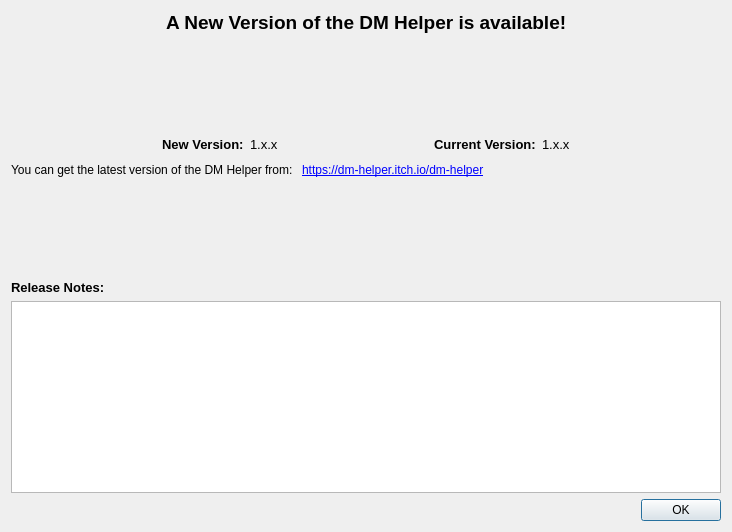
<?xml version="1.0" encoding="UTF-8"?>
<ui version="4.0">
 <class>PresentUpdateDialog</class>
 <widget class="QDialog" name="PresentUpdateDialog">
  <property name="geometry">
   <rect>
    <x>0</x>
    <y>0</y>
    <width>732</width>
    <height>532</height>
   </rect>
  </property>
  <property name="windowTitle">
   <string/>
  </property>
  <layout class="QVBoxLayout" name="verticalLayout">
   <item>
    <layout class="QHBoxLayout" name="horizontalLayout_2">
     <item>
      <spacer name="horizontalSpacer_4">
       <property name="orientation">
        <enum>Qt::Horizontal</enum>
       </property>
       <property name="sizeHint" stdset="0">
        <size>
         <width>40</width>
         <height>20</height>
        </size>
       </property>
      </spacer>
     </item>
     <item>
      <widget class="QLabel" name="label">
       <property name="font">
        <font>
         <pointsize>14</pointsize>
         <weight>75</weight>
         <bold>true</bold>
        </font>
       </property>
       <property name="text">
        <string>A New Version of the DM Helper is available!</string>
       </property>
      </widget>
     </item>
     <item>
      <spacer name="horizontalSpacer_3">
       <property name="orientation">
        <enum>Qt::Horizontal</enum>
       </property>
       <property name="sizeHint" stdset="0">
        <size>
         <width>40</width>
         <height>20</height>
        </size>
       </property>
      </spacer>
     </item>
    </layout>
   </item>
   <item>
    <spacer name="verticalSpacer_2">
     <property name="orientation">
      <enum>Qt::Vertical</enum>
     </property>
     <property name="sizeHint" stdset="0">
      <size>
       <width>20</width>
       <height>40</height>
      </size>
     </property>
    </spacer>
   </item>
   <item>
    <layout class="QHBoxLayout" name="horizontalLayout">
     <item>
      <spacer name="horizontalSpacer_5">
       <property name="orientation">
        <enum>Qt::Horizontal</enum>
       </property>
       <property name="sizeHint" stdset="0">
        <size>
         <width>40</width>
         <height>20</height>
        </size>
       </property>
      </spacer>
     </item>
     <item>
      <widget class="QLabel" name="label_2">
       <property name="font">
        <font>
         <pointsize>10</pointsize>
         <weight>75</weight>
         <bold>true</bold>
        </font>
       </property>
       <property name="text">
        <string>New Version:</string>
       </property>
      </widget>
     </item>
     <item>
      <widget class="QLabel" name="lblNewVersion">
       <property name="font">
        <font>
         <pointsize>10</pointsize>
        </font>
       </property>
       <property name="text">
        <string>1.x.x</string>
       </property>
      </widget>
     </item>
     <item>
      <spacer name="horizontalSpacer">
       <property name="orientation">
        <enum>Qt::Horizontal</enum>
       </property>
       <property name="sizeHint" stdset="0">
        <size>
         <width>40</width>
         <height>20</height>
        </size>
       </property>
      </spacer>
     </item>
     <item>
      <widget class="QLabel" name="label_4">
       <property name="font">
        <font>
         <pointsize>10</pointsize>
         <weight>75</weight>
         <bold>true</bold>
        </font>
       </property>
       <property name="text">
        <string>Current Version:</string>
       </property>
      </widget>
     </item>
     <item>
      <widget class="QLabel" name="lblCurrentVersion">
       <property name="font">
        <font>
         <pointsize>10</pointsize>
        </font>
       </property>
       <property name="text">
        <string>1.x.x</string>
       </property>
      </widget>
     </item>
     <item>
      <spacer name="horizontalSpacer_2">
       <property name="orientation">
        <enum>Qt::Horizontal</enum>
       </property>
       <property name="sizeHint" stdset="0">
        <size>
         <width>40</width>
         <height>20</height>
        </size>
       </property>
      </spacer>
     </item>
    </layout>
   </item>
   <item>
    <layout class="QHBoxLayout" name="horizontalLayout_3">
     <item>
      <widget class="QLabel" name="label_5">
       <property name="text">
        <string>You can get the latest version of the DM Helper from: </string>
       </property>
      </widget>
     </item>
     <item>
      <widget class="QLabel" name="lblWebsiteLink">
       <property name="font">
        <font>
         <underline>true</underline>
        </font>
       </property>
       <property name="styleSheet">
        <string notr="true">color: rgb(0, 0, 255);</string>
       </property>
       <property name="text">
        <string>https://dm-helper.itch.io/dm-helper</string>
       </property>
       <property name="openExternalLinks">
        <bool>true</bool>
       </property>
      </widget>
     </item>
     <item>
      <spacer name="horizontalSpacer_6">
       <property name="orientation">
        <enum>Qt::Horizontal</enum>
       </property>
       <property name="sizeHint" stdset="0">
        <size>
         <width>40</width>
         <height>20</height>
        </size>
       </property>
      </spacer>
     </item>
    </layout>
   </item>
   <item>
    <spacer name="verticalSpacer">
     <property name="orientation">
      <enum>Qt::Vertical</enum>
     </property>
     <property name="sizeHint" stdset="0">
      <size>
       <width>20</width>
       <height>40</height>
      </size>
     </property>
    </spacer>
   </item>
   <item>
    <widget class="QLabel" name="label_3">
     <property name="font">
      <font>
       <pointsize>10</pointsize>
       <weight>75</weight>
       <bold>true</bold>
      </font>
     </property>
     <property name="text">
      <string>Release Notes:</string>
     </property>
    </widget>
   </item>
   <item>
    <widget class="QTextEdit" name="txtReleaseNotes">
     <property name="readOnly">
      <bool>true</bool>
     </property>
    </widget>
   </item>
   <item>
    <widget class="QDialogButtonBox" name="buttonBox">
     <property name="orientation">
      <enum>Qt::Horizontal</enum>
     </property>
     <property name="standardButtons">
      <set>QDialogButtonBox::Ok</set>
     </property>
    </widget>
   </item>
  </layout>
 </widget>
 <resources/>
 <connections>
  <connection>
   <sender>buttonBox</sender>
   <signal>accepted()</signal>
   <receiver>PresentUpdateDialog</receiver>
   <slot>accept()</slot>
   <hints>
    <hint type="sourcelabel">
     <x>248</x>
     <y>254</y>
    </hint>
    <hint type="destinationlabel">
     <x>157</x>
     <y>274</y>
    </hint>
   </hints>
  </connection>
  <connection>
   <sender>buttonBox</sender>
   <signal>rejected()</signal>
   <receiver>PresentUpdateDialog</receiver>
   <slot>reject()</slot>
   <hints>
    <hint type="sourcelabel">
     <x>316</x>
     <y>260</y>
    </hint>
    <hint type="destinationlabel">
     <x>286</x>
     <y>274</y>
    </hint>
   </hints>
  </connection>
 </connections>
</ui>
